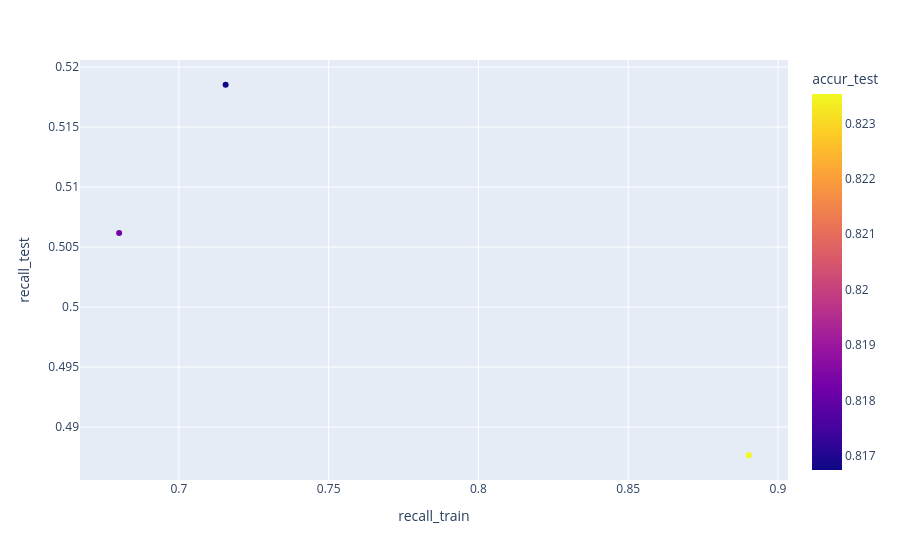
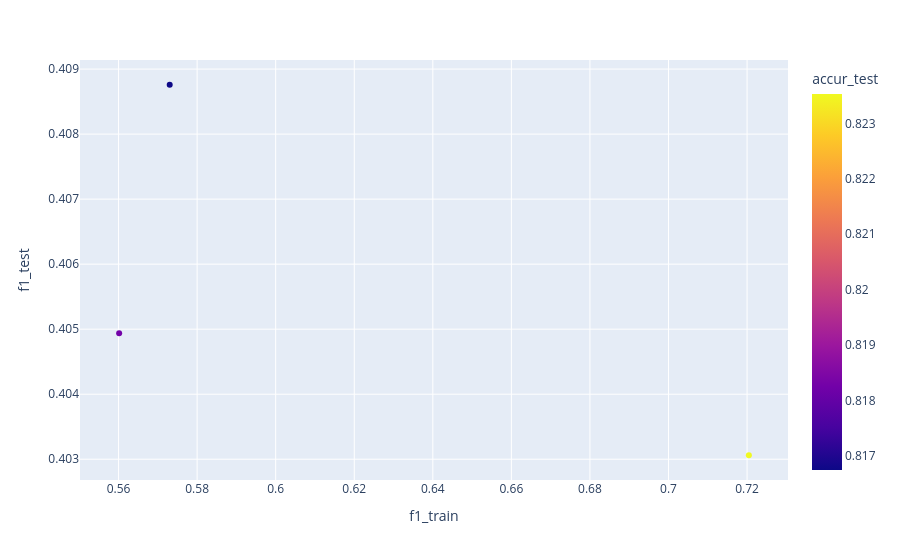
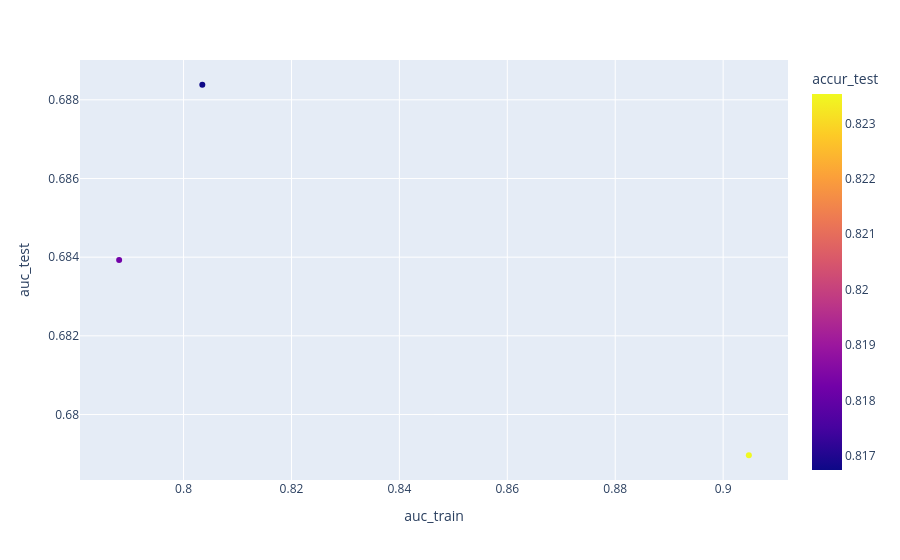
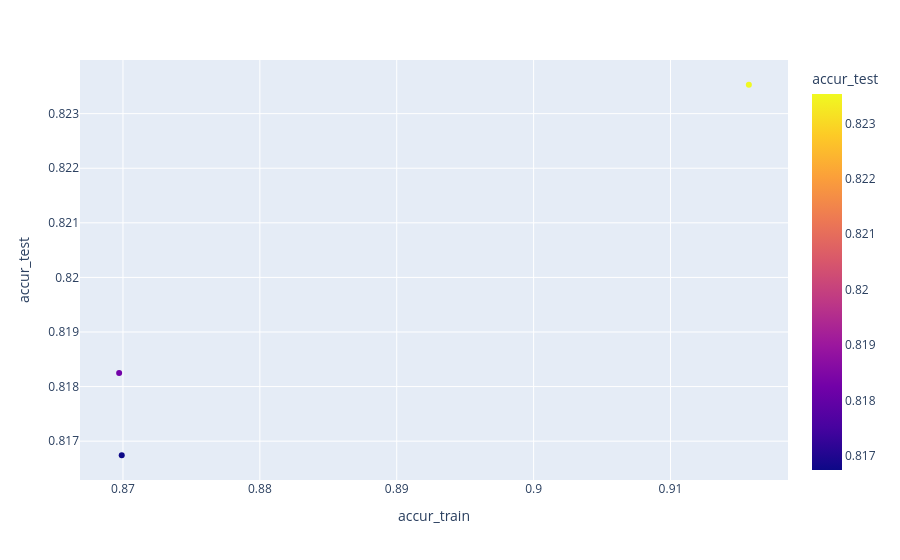

Source (notebook cell) for these figures, in order:
### Code cell
# plot metrics
fig = px.scatter(df_log1, x="recall_train", y="recall_test", hover_data=["title", "f1_train", "f1_test", "idx"],
                 color=df_log1.accur_test)
fig.show()
fig = px.scatter(df_log1, x="f1_train", y="f1_test", hover_data=["title", "recall_train", "recall_test", "idx"],
                 color=df_log1.accur_test)
fig.show()
fig = px.scatter(df_log1, x="auc_train", y="auc_test", hover_data=["title", "idx"],
                 color=df_log1.accur_test)
fig.show()
fig = px.scatter(df_log1, x="accur_train", y="accur_test", hover_data=["title", "idx"],
                 color=df_log1.accur_test)
fig.show()
fig = px.scatter(df_log1, x="accur_test", y="recall_test", hover_data=["title", "idx"],
                 color=df_log1.accur_test)
fig.show()
fig = px.scatter(df_log1, x="accur_train", y="recall_train", hover_data=["title", "idx"],
                 color=df_log1.accur_test)
fig.show()


df_log1["sumscore_train"] = df_log1.accur_train + df_log1.recall_train 
df_log1["sumscore_test"] = df_log1.accur_test + df_log1.recall_test
df_log1["train_test_diffs"] =  df_log1.accur_train - df_log1.accur_test + df_log1.recall_train - df_log1.recall_test
df_log1["score_sum"] = df_log1.accur_train + df_log1.recall_train + df_log1.accur_test + df_log1.recall_test
df_log1["f1_sum"] = df_log1.f1_train + df_log1.f1_test
# fig = px.scatter(df_log1, x="sumscore_train", y="sumscore_test", hover_data=["title", "accur_train", "accur_test", "recall_train", "recall_test"],
#                  color=df_log1.index)
fig = px.scatter(df_log1, x="score_sum", y="train_test_diffs", 
                 hover_data=["title", "accur_train", "accur_test", "recall_train", "recall_test", "f1_train", "f1_test", "idx"],
                 color=df_log1.recall_test)
fig.show()
# fig = px.scatter(x=df.iloc[1], y=df.iloc[4], hover_data=df.iloc[0])
# fig.set_title("Recall")

### Figure 1 — Plotly figure (JSON) as saved in the notebook; plotly's stock layout.template omitted (floating-point values rounded to 4 significant figures)
{"data": [{"customdata": [[" 2_XGB_Grid0_Rand2_recall", 0.7205, 0.4031, 2], ["22_XGB_Grid1_Rand2_recall", 0.573, 0.4088, 22], ["30_XGB_Grid1_Rand6_recall", 0.5602, 0.4049, 30]], "hovertemplate": "recall_train=%{x}<br>recall_test=%{y}<br>title=%{customdata[0]}<br>f1_train=%{customdata[1]}<br>f1_test=%{customdata[2]}<br>idx=%{customdata[3]}<br>accur_test=%{marker.color}<extra></extra>", "legendgroup": "", "marker": {"color": [0.8235, 0.8167, 0.8183], "coloraxis": "coloraxis", "symbol": "circle"}, "mode": "markers", "name": "", "orientation": "v", "showlegend": false, "type": "scatter", "x": [0.8903, 0.7156, 0.6801], "xaxis": "x", "y": [0.4877, 0.5185, 0.5062], "yaxis": "y"}], "layout": {"coloraxis": {"colorbar": {"title": {"text": "accur_test"}}, "colorscale": [[0, "#0d0887"], [0.1111, "#46039f"], [0.2222, "#7201a8"], [0.3333, "#9c179e"], [0.4444, "#bd3786"], [0.5556, "#d8576b"], [0.6667, "#ed7953"], [0.7778, "#fb9f3a"], [0.8889, "#fdca26"], [1, "#f0f921"]]}, "legend": {"tracegroupgap": 0}, "margin": {"t": 60}, "xaxis": {"anchor": "y", "domain": [0, 1], "title": {"text": "recall_train"}}, "yaxis": {"anchor": "x", "domain": [0, 1], "title": {"text": "recall_test"}}}}

### Figure 2 — Plotly figure (JSON) as saved in the notebook; plotly's stock layout.template omitted (floating-point values rounded to 4 significant figures)
{"data": [{"customdata": [[" 2_XGB_Grid0_Rand2_recall", 0.8903, 0.4877, 2], ["22_XGB_Grid1_Rand2_recall", 0.7156, 0.5185, 22], ["30_XGB_Grid1_Rand6_recall", 0.6801, 0.5062, 30]], "hovertemplate": "f1_train=%{x}<br>f1_test=%{y}<br>title=%{customdata[0]}<br>recall_train=%{customdata[1]}<br>recall_test=%{customdata[2]}<br>idx=%{customdata[3]}<br>accur_test=%{marker.color}<extra></extra>", "legendgroup": "", "marker": {"color": [0.8235, 0.8167, 0.8183], "coloraxis": "coloraxis", "symbol": "circle"}, "mode": "markers", "name": "", "orientation": "v", "showlegend": false, "type": "scatter", "x": [0.7205, 0.573, 0.5602], "xaxis": "x", "y": [0.4031, 0.4088, 0.4049], "yaxis": "y"}], "layout": {"coloraxis": {"colorbar": {"title": {"text": "accur_test"}}, "colorscale": [[0, "#0d0887"], [0.1111, "#46039f"], [0.2222, "#7201a8"], [0.3333, "#9c179e"], [0.4444, "#bd3786"], [0.5556, "#d8576b"], [0.6667, "#ed7953"], [0.7778, "#fb9f3a"], [0.8889, "#fdca26"], [1, "#f0f921"]]}, "legend": {"tracegroupgap": 0}, "margin": {"t": 60}, "xaxis": {"anchor": "y", "domain": [0, 1], "title": {"text": "f1_train"}}, "yaxis": {"anchor": "x", "domain": [0, 1], "title": {"text": "f1_test"}}}}

### Figure 3 — Plotly figure (JSON) as saved in the notebook; plotly's stock layout.template omitted (floating-point values rounded to 4 significant figures)
{"data": [{"customdata": [[" 2_XGB_Grid0_Rand2_recall", 2], ["22_XGB_Grid1_Rand2_recall", 22], ["30_XGB_Grid1_Rand6_recall", 30]], "hovertemplate": "auc_train=%{x}<br>auc_test=%{y}<br>title=%{customdata[0]}<br>idx=%{customdata[1]}<br>accur_test=%{marker.color}<extra></extra>", "legendgroup": "", "marker": {"color": [0.8235, 0.8167, 0.8183], "coloraxis": "coloraxis", "symbol": "circle"}, "mode": "markers", "name": "", "orientation": "v", "showlegend": false, "type": "scatter", "x": [0.9048, 0.8035, 0.7881], "xaxis": "x", "y": [0.679, 0.6884, 0.6839], "yaxis": "y"}], "layout": {"coloraxis": {"colorbar": {"title": {"text": "accur_test"}}, "colorscale": [[0, "#0d0887"], [0.1111, "#46039f"], [0.2222, "#7201a8"], [0.3333, "#9c179e"], [0.4444, "#bd3786"], [0.5556, "#d8576b"], [0.6667, "#ed7953"], [0.7778, "#fb9f3a"], [0.8889, "#fdca26"], [1, "#f0f921"]]}, "legend": {"tracegroupgap": 0}, "margin": {"t": 60}, "xaxis": {"anchor": "y", "domain": [0, 1], "title": {"text": "auc_train"}}, "yaxis": {"anchor": "x", "domain": [0, 1], "title": {"text": "auc_test"}}}}

### Figure 4 — Plotly figure (JSON) as saved in the notebook; plotly's stock layout.template omitted (floating-point values rounded to 4 significant figures)
{"data": [{"customdata": [[" 2_XGB_Grid0_Rand2_recall", 2], ["22_XGB_Grid1_Rand2_recall", 22], ["30_XGB_Grid1_Rand6_recall", 30]], "hovertemplate": "accur_train=%{x}<br>accur_test=%{marker.color}<br>title=%{customdata[0]}<br>idx=%{customdata[1]}<extra></extra>", "legendgroup": "", "marker": {"color": [0.8235, 0.8167, 0.8183], "coloraxis": "coloraxis", "symbol": "circle"}, "mode": "markers", "name": "", "orientation": "v", "showlegend": false, "type": "scatter", "x": [0.9157, 0.8699, 0.8697], "xaxis": "x", "y": [0.8235, 0.8167, 0.8183], "yaxis": "y"}], "layout": {"coloraxis": {"colorbar": {"title": {"text": "accur_test"}}, "colorscale": [[0, "#0d0887"], [0.1111, "#46039f"], [0.2222, "#7201a8"], [0.3333, "#9c179e"], [0.4444, "#bd3786"], [0.5556, "#d8576b"], [0.6667, "#ed7953"], [0.7778, "#fb9f3a"], [0.8889, "#fdca26"], [1, "#f0f921"]]}, "legend": {"tracegroupgap": 0}, "margin": {"t": 60}, "xaxis": {"anchor": "y", "domain": [0, 1], "title": {"text": "accur_train"}}, "yaxis": {"anchor": "x", "domain": [0, 1], "title": {"text": "accur_test"}}}}
